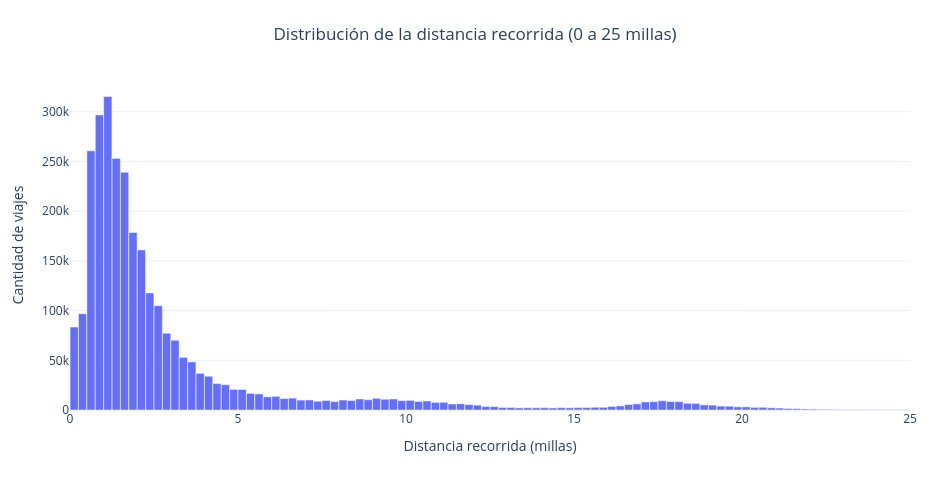

The notebook cell saved with this chart:
### Markdown cell above
**Interpretación.** La distribución es **unimodal y asimétrica a la derecha**: la mayoría de los
viajes dura entre 5 y 20 minutos (mediana 11,6 min), con una cola larga de servicios extensos. El
percentil 99 se ubica en 60,5 minutos, mientras que el máximo supera los 9.000.

La asimetría medida (41,25) y la curtosis (3.248) son valores enormes para una variable de este
tipo: no describen la forma real del fenómeno, sino el efecto de un puñado de registros erróneos en
la cola. En una distribución de duraciones de viaje urbano cabría esperar una asimetría cercana a 2,
valor que efectivamente se obtiene una vez depurados los datos.

Implicancia para el modelamiento: la asimetría favorece a los modelos basados en árboles, que no
suponen normalidad ni relaciones lineales, frente a la regresión lineal clásica.

### 2.8 Distribución de las variables numéricas

### Code cell
distancia_visible = df.loc[df.trip_distance.between(0, 25), "trip_distance"]
conteo, bordes = np.histogram(distancia_visible, bins=100)
centros = (bordes[:-1] + bordes[1:]) / 2

fig = px.bar(x=centros, y=conteo,
             title="Distribución de la distancia recorrida (0 a 25 millas)")
fig.update_layout(showlegend=False, bargap=0.02,
                  xaxis_title="Distancia recorrida (millas)",
                  yaxis_title="Cantidad de viajes")
mostrar(fig, "eda_distancia_histograma")

### Figure 1 — Plotly figure (JSON) as saved in the notebook; plotly's stock layout.template omitted (floating-point values rounded to 4 significant figures)
{"data": [{"hovertemplate": "x=%{x}<br>y=%{y}<extra></extra>", "legendgroup": "", "marker": {"color": "#636efa", "pattern": {"shape": ""}}, "name": "", "orientation": "v", "showlegend": false, "textposition": "auto", "type": "bar", "x": [0.125, 0.375, 0.625, 0.875, 1.125, 1.375, 1.625, 1.875, 2.125, 2.375, 2.625, 2.875, 3.125, 3.375, 3.625, 3.875, 4.125, 4.375, 4.625, 4.875, 5.125, 5.375, 5.625, 5.875, 6.125, 6.375, 6.625, 6.875, 7.125, 7.375, 7.625, 7.875, 8.125, 8.375, 8.625, 8.875, 9.125, 9.375, 9.625, 9.875, 10.12, 10.38, 10.62, 10.88, 11.12, 11.38, 11.62, 11.88, 12.12, 12.38, 12.62, 12.88, 13.12, 13.38, 13.62, 13.88, 14.12, 14.38, 14.62, 14.88, 15.12, 15.38, 15.62, 15.88, 16.12, 16.38, 16.62, 16.88, 17.12, 17.38, 17.62, 17.88, 18.12, 18.38, 18.62, 18.88, 19.12, 19.38, 19.62, 19.88, 20.12, 20.38, 20.62, 20.88, 21.12, 21.38, 21.62, 21.88, 22.12, 22.38, 22.62, 22.88, 23.12, 23.38, 23.62, 23.88, 24.12, 24.38, 24.62, 24.88], "xaxis": "x", "y": [83444, 96866, 260731, 296843, 315375, 253073, 239128, 178680, 161035, 117746, 104994, 77261, 70172, 52912, 48389, 36870, 33961, 26582, 25448, 20758, 20611, 16712, 16161, 13265, 13707, 11481, 11983, 9963, 10115, 8798, 9569, 8426, 10027, 9511, 11120, 10370, 11772, 10828, 11076, 9404, 9714, 8581, 9050, 7653, 7745, 6025, 6271, 5393, 4933, 3520, 3333, 2568, 2586, 2137, 2306, 2139, 2325, 2067, 2370, 2153, 2466, 2401, 2762, 2734, 3585, 4080, 5477, 6203, 8078, 8361, 9283, 8511, 8429, 6774, 6611, 5148, 4909, 3925, 3811, 3182, 3139, 2640, 2692, 2207, 1952, 1574, 1330, 1029, 881, 650, 640, 436, 420, 369, 349, 321, 340, 296, 318, 327], "yaxis": "y"}], "layout": {"bargap": 0.02, "barmode": "relative", "height": 480, "legend": {"tracegroupgap": 0}, "margin": {"b": 70, "l": 70, "r": 40, "t": 80}, "showlegend": false, "title": {"text": "Distribución de la distancia recorrida (0 a 25 millas)", "x": 0.5}, "width": 950, "xaxis": {"anchor": "y", "domain": [0.0, 1.0], "title": {"text": "Distancia recorrida (millas)"}}, "yaxis": {"anchor": "x", "domain": [0.0, 1.0], "title": {"text": "Cantidad de viajes"}}}}
